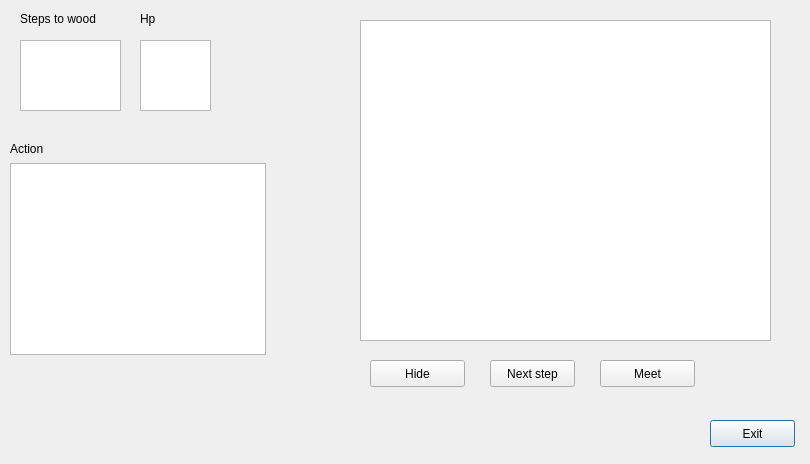
<?xml version="1.0" encoding="UTF-8"?>
<ui version="4.0">
 <class>DialogGame</class>
 <widget class="QDialog" name="DialogGame">
  <property name="geometry">
   <rect>
    <x>0</x>
    <y>0</y>
    <width>810</width>
    <height>464</height>
   </rect>
  </property>
  <property name="windowTitle">
   <string>GamePet</string>
  </property>
  <widget class="QLabel" name="label">
   <property name="geometry">
    <rect>
     <x>10</x>
     <y>140</y>
     <width>45</width>
     <height>17</height>
    </rect>
   </property>
   <property name="text">
    <string>Action</string>
   </property>
  </widget>
  <widget class="QGraphicsView" name="graphicsView">
   <property name="geometry">
    <rect>
     <x>360</x>
     <y>20</y>
     <width>411</width>
     <height>321</height>
    </rect>
   </property>
   <property name="sizePolicy">
    <sizepolicy hsizetype="Minimum" vsizetype="Preferred">
     <horstretch>123</horstretch>
     <verstretch>0</verstretch>
    </sizepolicy>
   </property>
  </widget>
  <widget class="QPushButton" name="pushButton_2">
   <property name="enabled">
    <bool>true</bool>
   </property>
   <property name="geometry">
    <rect>
     <x>710</x>
     <y>420</y>
     <width>85</width>
     <height>27</height>
    </rect>
   </property>
   <property name="text">
    <string>Exit</string>
   </property>
  </widget>
  <widget class="QPushButton" name="pushButton">
   <property name="geometry">
    <rect>
     <x>490</x>
     <y>360</y>
     <width>85</width>
     <height>27</height>
    </rect>
   </property>
   <property name="text">
    <string>Next step</string>
   </property>
  </widget>
  <widget class="QTextBrowser" name="textBrowser_3">
   <property name="geometry">
    <rect>
     <x>20</x>
     <y>40</y>
     <width>101</width>
     <height>71</height>
    </rect>
   </property>
   <property name="sizePolicy">
    <sizepolicy hsizetype="Minimum" vsizetype="Minimum">
     <horstretch>12</horstretch>
     <verstretch>0</verstretch>
    </sizepolicy>
   </property>
  </widget>
  <widget class="QLabel" name="label_2">
   <property name="geometry">
    <rect>
     <x>140</x>
     <y>10</y>
     <width>20</width>
     <height>17</height>
    </rect>
   </property>
   <property name="text">
    <string>Hp</string>
   </property>
  </widget>
  <widget class="QLabel" name="label_3">
   <property name="geometry">
    <rect>
     <x>20</x>
     <y>10</y>
     <width>98</width>
     <height>17</height>
    </rect>
   </property>
   <property name="text">
    <string>Steps to wood</string>
   </property>
  </widget>
  <widget class="QTextBrowser" name="textBrowser_2">
   <property name="geometry">
    <rect>
     <x>140</x>
     <y>40</y>
     <width>71</width>
     <height>71</height>
    </rect>
   </property>
   <property name="sizePolicy">
    <sizepolicy hsizetype="Minimum" vsizetype="Minimum">
     <horstretch>12</horstretch>
     <verstretch>40</verstretch>
    </sizepolicy>
   </property>
  </widget>
  <widget class="QTextBrowser" name="textBrowser">
   <property name="geometry">
    <rect>
     <x>10</x>
     <y>163</y>
     <width>256</width>
     <height>192</height>
    </rect>
   </property>
   <property name="sizePolicy">
    <sizepolicy hsizetype="Minimum" vsizetype="Minimum">
     <horstretch>0</horstretch>
     <verstretch>0</verstretch>
    </sizepolicy>
   </property>
  </widget>
  <widget class="QPushButton" name="pushButton_5">
   <property name="geometry">
    <rect>
     <x>370</x>
     <y>360</y>
     <width>95</width>
     <height>27</height>
    </rect>
   </property>
   <property name="text">
    <string>Hide</string>
   </property>
  </widget>
  <widget class="QPushButton" name="pushButton_6">
   <property name="geometry">
    <rect>
     <x>600</x>
     <y>360</y>
     <width>95</width>
     <height>27</height>
    </rect>
   </property>
   <property name="text">
    <string>Meet</string>
   </property>
  </widget>
 </widget>
 <resources/>
 <connections/>
</ui>
